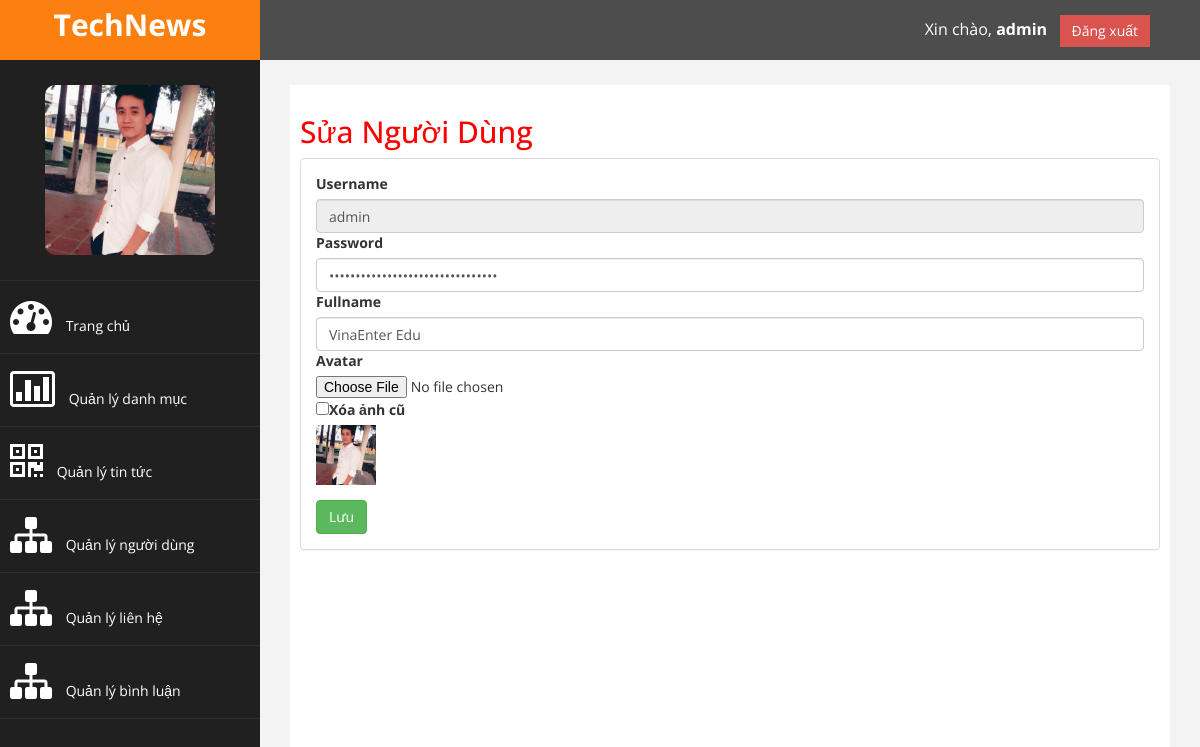
/admin/user/update.php?idupdate=1 (signed in), run on the app's committed database.
### tables this page shows
CREATE TABLE `users` (
  `user_id` int(10) NOT NULL,
  `username` varchar(150) NOT NULL,
  `password` varchar(150) NOT NULL,
  `fullname` varchar(150) NOT NULL,
  `avatar` varchar(50) NOT NULL,
  `active` int(1) NOT NULL,
  `email` varchar(50) NOT NULL
);

### admin/user/update.php (the view, shortened to what this page needs)
<?php require_once $_SERVER['DOCUMENT_ROOT'].'/templates/admin/inc/header.php'; ?>
<?php require_once $_SERVER['DOCUMENT_ROOT'].'/templates/admin/inc/leftbar.php'; ?>
<div id="page-wrapper">
   <div id="page-inner">
      <div class="row">
         <div class="col-md-12">
            <h2>Sửa Người Dùng</h2>
         </div>
      </div>
      <div class="row">
         <div class="col-md-12">
            <?php
               $id = $_GET["idupdate"];
               $query = "SELECT * FROM users WHERE user_id = ".$id;
               $result = $mysqli->query($query);
               $arUser = mysqli_fetch_assoc($result);
               $avatar = $arUser['avatar'];
               ?>
            <div class="panel panel-default">
               <div class="panel-body">
                  <div class="row">
                     <div class="col-md-12">
                        <form role="form" id="form" name="form" method="post" enctype="multipart/form-data">
                           <div class="form-group">
                              <label>Username</label>
                              <input type="text" name="username" class="form-control" value='<?php echo $arUser['username'];?>' readonly/>
                              <label>Password</label>
                              <input type="password" name="password" class="form-control"value='<?php echo $arUser['password'];?>'/>
                              <label>Fullname</label>
                              <input type="text" name="fullname" class="form-control" value="<?php echo $arUser['fullname'];?>"/>
                              <label>Avatar </label>
                              <input type="file" name="hinhAnh">
                              <input type="checkbox" name="xoa"><label>Xóa ảnh cũ</label><br/>
                              <img src="/files/User_img/<?php
                                 echo $avatar;
                                 ?>" style="height: 60px;width: 60px;"/>
                           </div>
                           <button type="submit" name="submit" class="btn btn-success btn-md">Lưu</button>
                        </form>
                     </div>
                  </div>
               </div>
            </div>
         </div>
      </div>
   </div>
</div>
<?php require_once $_SERVER['DOCUMENT_ROOT'].'/templates/admin/inc/footer.php'; ?>

### templates/admin/assets/css/custom.css (style rules this page uses)
body { font-family: 'Open Sans', sans-serif; }
#page-wrapper { padding: 15px 15px; min-height: 600px; background:#F3F3F3; }
#page-inner { width:100%; margin:10px 20px 10px 0px; background-color:#fff!important; padding:10px; min-height:1200px; }
h2 { color: #f00; }
@media (min-width:768px) { #page-wrapper { margin: 0 0 0 260px; padding: 15px 30px; min-height: 1200px; } }

### data on the page
users: username "admin", fullname "VinaEnter Edu", avatar (picture)

### other printed values
$name "admin"
